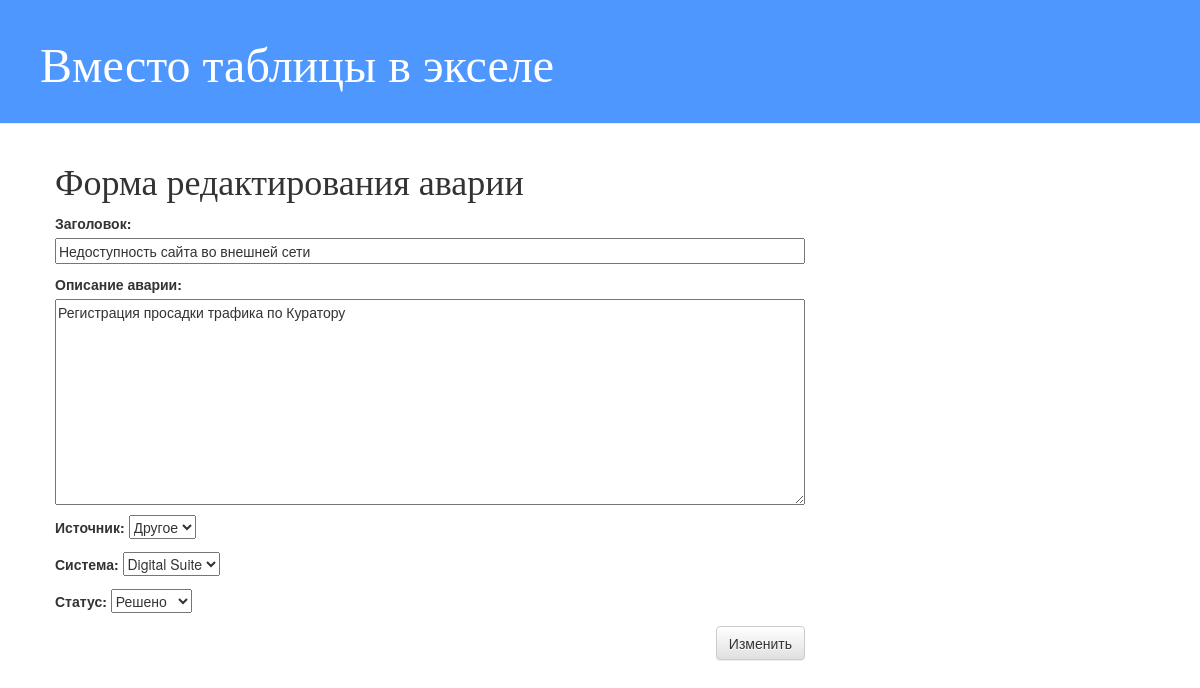
Screenshot of /accident/edit/4 (signed in) with the database file from the repository.
### accident/models.py (models this page shows, shortened)
class Accident(models.Model):
    author = models.ForeignKey('auth.User', on_delete=models.PROTECT)
    headline = models.CharField(max_length=200, verbose_name='заголовок')
    text = models.TextField(verbose_name='Описание аварии')
    system = models.ForeignKey(
        'System', on_delete=models.PROTECT, verbose_name='Система')
    created_date = models.DateTimeField(default=timezone.now)
    update_date = models.DateTimeField(blank=True, null=True)
    tag_var = models.TextField(blank=True)
    status = models.ForeignKey(
        'Status', on_delete=models.PROTECT, verbose_name='Статус', default=1)
    causes = models.TextField(null=True, blank=True, verbose_name='Влияние')
    step = models.TextField(null=True, blank=True)
    source = models.ForeignKey(
        'Source', on_delete=models.PROTECT, null=True, verbose_name='Источник')

class Source(models.Model):
    headline = models.TextField()
    comment = models.TextField(null=True, blank=True)
    def __str__(self):
        return self.headline

class Status(models.Model):
    headline = models.CharField(max_length=20)
    comment = models.TextField(null=True)
    end_point = models.BooleanField(default=False)
    def __str__(self):
        return self.headline

### accident/views.py (the view)
# urls.py: path('accident/edit/<int:pk>', views.accident_edit, name='edit'),
def accident_edit(request, pk):
    accident = get_object_or_404(Accident, id=pk)
    old_status = str(accident.status)
    if request.method == "POST":
        form = PostFormEdit(request.POST, instance=accident)
        if form.is_valid():
            accident = form.save()
            new_status = str(form.cleaned_data['status'])
            event = Events()
            event.event = old_status + '->' + new_status
            event.accident = accident
            event.save()
            return redirect('accident_detail', pk=accident.id)
    else:
        form = PostFormEdit(instance=accident)
    context = {'form': form}
    return render(request, 'accident/accident_edit_form.html', context)

### accident/forms.py
class PostFormEdit(forms.ModelForm):
    class Meta:
        model = Accident
        fields = ('headline', 'text', 'source', 'system', 'status')

### accident/models.py (called while the page is built)
    def __str__(self):
        return self.name

### accident/templates/accident/accident_edit_form.html
{% extends 'accident/base.html' %}
{% block content %}
    <h1>Форма редактирования аварии</h1>
    <form method="POST" class="post-form">{% csrf_token %}
        {{ form.as_p }}
        <button type="submit" class="save btn btn-default">Изменить</button>
    </form>
{% endblock %}

### accident/static/css/blog.css (style rules this page uses)
h1, h2, h3, h4 { font-family: 'Tahoma', cursive; }
.save { float: right; }
.post-form textarea, .post-form input { width: 100%; }

### rows the page displays
Accident: headline "Недоступность сайта во внешней сети", text "Регистрация просадки трафика по Куратору", source "Другое", system "Digital Suite", status "Решено"
